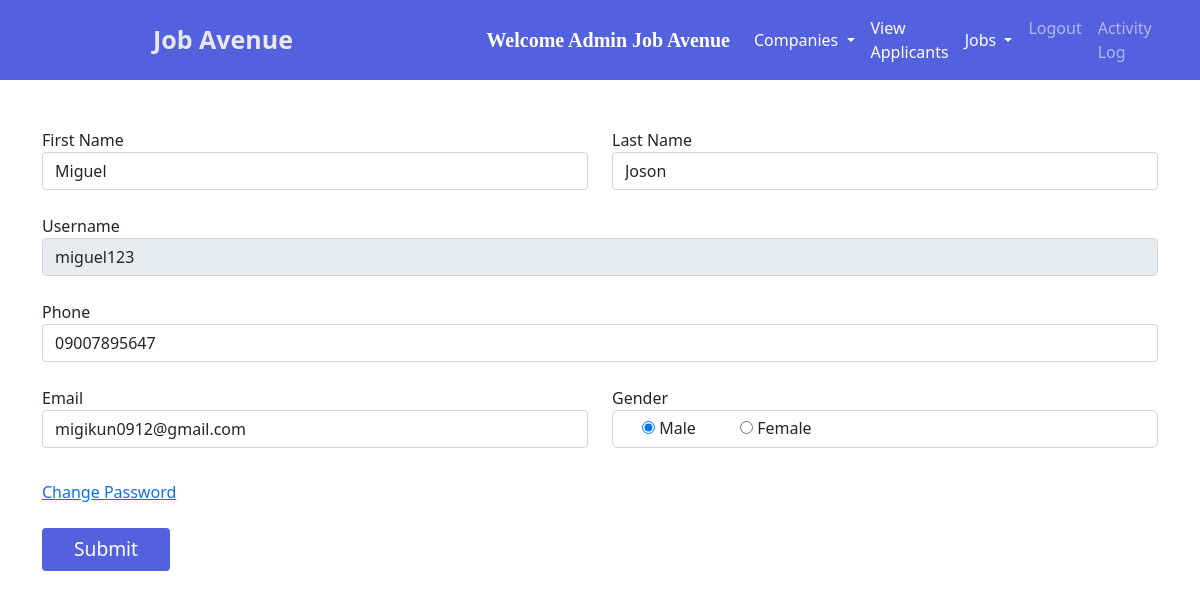
Screenshot of /edit_applicant/73/ (signed in) with the database file from the repository.
### jobs/models.py (models this page shows, shortened)
class Applicant(models.Model):
    user = models.ForeignKey(User, on_delete=models.CASCADE)
    phone = models.CharField(max_length=10)
    image = models.ImageField(upload_to="")
    gender = models.CharField(max_length=10,choices=GENDER_CHOICES,default="MALE")
    type = models.CharField(max_length=15)

### jobs/views.py (the view, shortened to what this page needs)
# urls.py: path("edit_applicant/<int:aid>/",views.edit_applicant,name="edit_applicant"),
def edit_applicant(request,aid):
    if not request.user.is_authenticated:
        return redirect("/user_login")
    user = User.objects.get(id=aid)
    applicant = Applicant.objects.get(user=user)
    return render(request,"edit_applicant.html",{'applicant':applicant})

### jobs/templates/edit_applicant.html (shortened to what this page needs)
{% extends 'admin_navbar.html' %}
{% block view_applicants %} active {% endblock %}
{% block css %}
{% load static %}
{% endblock %}
{% block body %}
<form method="POST"> {% csrf_token %}
    <div class="container mt-5">
        <div class="row">
            <div class="form-group col-md-6">
                <label>First Name</label>
                <input type="text" class="form-control" name="first_name" id="first_name"
                    value="{{applicant.user.first_name}}" required>
            </div>
            <div class="form-group col-md-6">
                <label>Last Name</label>
                <input type="text" class="form-control" name="last_name" id="last_name"
                    value="{{applicant.user.last_name}}" required>
            </div>
        </div>
        <div class="row mt-4">
            <div class="form-group col-md-12">
                <label>Username</label>
                <input type="text" class="form-control" name="username" id="username"
                    value="{{applicant.user.username}}" readonly>
            </div>
        </div>
        <div class="row mt-4">
            <div class="form-group col-md-12">
                <label>Phone</label>
                <input type="text" class="form-control" name="phone" id="phone" value="{{applicant.phone}}">
            </div>
        </div>
        <div class="row mt-4">
            <div class="form-group col-md-6">
                <label>Email</label>
                <input type="email" class="form-control" name="email" id="email" value="{{applicant.user.email}}"
                    required>
            </div>
            <div class="form-group col-md-6">
                <label>Gender</label>
                {% if applicant.gender == "Male" %}
                <div style="border: 1px solid lightgrey; padding: 5px; border-radius: 6px;">
                    <div class="form-check form-check-inline">
                        <input type="radio" class="custom-control-input" name="gender" value="Male" checked>
                        <label for="male" class="custom-control-label">Male</label>
                    </div>
                    <div class="form-check form-check-inline">
                        <input type="radio" class="custom-control-input" name="gender" value="Female">
                        <label for="female" class="custom-control-label">Female</label>
                    </div>
                </div>
                {% endif %}
            </div>
        </div>
        <div class="row mt-4">
            <div class="form-group col-md-6 mt-2">
                <a href="/admin_editpass/{{applicant.user.id}}/" class="link-primary">Change Password</a>
            </div>
        </div>
        <div class="row mt-4">
            <div class="form-group col-md-6">
                <input type="submit" value="Submit" class="btn"
                    style="background-color: #5361df; color: white;font-size: larger; width: 8rem;">
            </div>
        </div>
</form>
{% endblock %}

### jobs/templates/admin_navbar.html (shortened to what this page needs)
<!doctype html>
<html lang="en">
<head>
  <link href="https://cdn.jsdelivr.net/npm/bootstrap@5.0.2/dist/css/bootstrap.min.css" rel="stylesheet"
>
    <link rel="stylesheet" href="https://cdnjs.cloudflare.com/ajax/libs/font-awesome/5.15.3/css/all.min.css">
  <link rel="stylesheet" href="https://cdn.datatables.net/1.10.25/css/jquery.dataTables.min.css">
  <link rel="stylesheet" href="https://cdn.datatables.net/buttons/1.7.1/css/buttons.dataTables.min.css">
</head>
<body>
  <nav class="navbar navbar-expand-lg navbar-dark">
    <a class="navbar-brand" href="/"><span class="head1" style="margin-left:153px;">Job Avenue</span></a>
    <div class="container w-50">
      <div class="collapse navbar-collapse pull-right" id="navbarSupportedContent">
        <a class="navbar-brand" style="font-weight: bold; font-family: 'Times New Roman', Times, serif;"
          href="#">Welcome {{request.user.get_full_name}}
        </a>
        <ul class="navbar-nav me-auto mb-2 mb-lg-0">
          <div class="collapse navbar-collapse" id="navbarNavDarkDropdown">
            <ul class="navbar-nav">
              <li class="nav-item dropdown">
                <a class="nav-link active dropdown-toggle" href="#" id="navbarDarkDropdownMenuLink" role="button"
                  data-bs-toggle="dropdown" aria-expanded="false">
                  Companies
                </a>
              </li>
            </ul>
          </div>
          <li class="nav-item">
            <a class="nav-link {% block view_applicants %} {% endblock %}" href="/view_applicants/">View Applicants</a>
          </li>
          <div class="collapse navbar-collapse" id="navbarNavDarkDropdown">
            <ul class="navbar-nav">
              <li class="nav-item dropdown">
                <a class="nav-link active dropdown-toggle" href="#" id="navbarDarkDropdownMenuLink" role="button"
                  data-bs-toggle="dropdown" aria-expanded="false">
                  Jobs
                </a>
              </li>
            </ul>
          </div>
          <li class="nav-item" id="nav-item">
            <a class="nav-link pointer">Logout</a>
          </li>
          <li class="nav-item" id="nav-item">
            <a class="nav-link" href="/activity_logs/">Activity Log</a>
          </li>
        </ul>
      </div>
    </div>
  </nav>
  {% block body %}
  {% endblock %}
</body>
</html>

### jobs/templates/admin_navbar.html (style rules this page uses)
.navbar { background-color: #5361df; }
.head1 { color: #e9e7e6; font-size: 25px; font-weight: bold; height: 50px; margin-left: 15px; }
.pull-right { float: right; margin-left: 20px; }
.pointer { cursor: pointer; }

### rows the page displays
Applicant: first_name "Miguel", last_name "Joson", username "miguel123", phone "09007895647", email "migikun0912@gmail.com"

### other values shown
{{ request.user.get_full_name }} "Admin Job Avenue"
